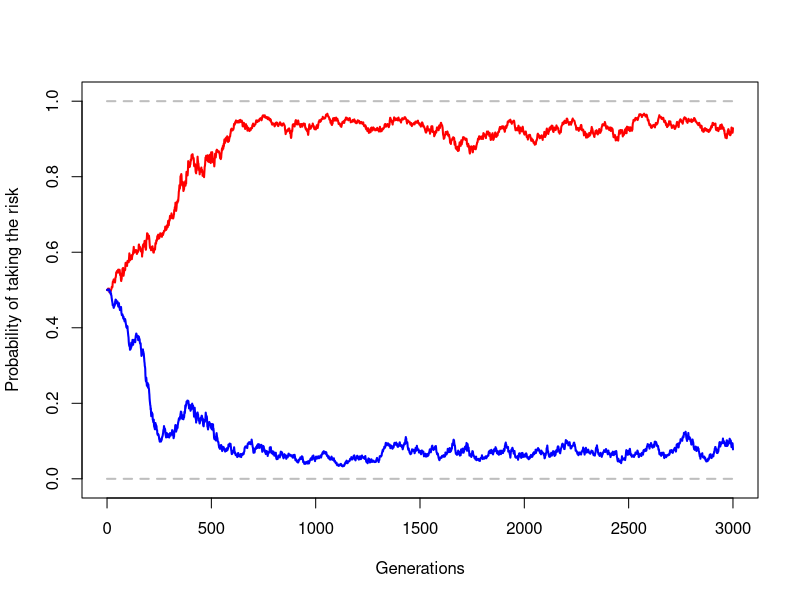

Write the R code that produced this figure.
################################### Exercise sheet 4 ###################################

#rm(list=ls()) # Clear all stored variables.

### Summary of parameters
TF = 3000
Npop = 500

ratio.P = 0.5 # Proportion of high env area
prob.A = 0.5 #Probability of sucess in a risk-taking foraging

fitness = function (resource, env){
  if( env == "high")  return(3*log(1 + resource))
  else return( 0.25*(exp(resource) - 1) )
}

resource = function(xH, xL, env){
  if( env == "low")  ifelse(rbinom(1, 1, xL), rbinom(1,1,prob.A)/prob.A, 1)
  else ifelse(rbinom(1, 1, xH), rbinom(1,1,prob.A)/prob.A, 1)
}

mutation = function(p){
  pp = p + rnorm(1, 0, 0.01) # Adds a mutation
  if(pp > 1) return(1)
  if(pp < 0) return(0)
  else return(pp)
}
  

xH = rep(0.5, Npop) # Probability of risk-proneness in high condition enviroments
xL = rep(0.5, Npop) # Probability of risk-proneness in low condition enviroments
env = sample(c("high", "low"), Npop, prob=c(ratio.P, 1-ratio.P), replace = T) #Enviroment of each individual 


# Vectors to save statistics
gens    = c(0)
xL.mean = c(mean(xL))
xH.mean = c(mean(xH))

for (time in seq(1,TF)) {
  
  # Calculates the number of resources a individual gets
  r.i = mapply(resource, xH, xL, env)
  
  # Calculates the fitness of each individual 
  W.i = mapply(fitness, r.i, env)

  # Sample individuals to replicate
  new.idx = sample.int(Npop, Npop, prob=W.i, replace=T) 
  
  xH = sapply(xH[new.idx], mutation)
  xL = sapply(xL[new.idx], mutation)
  
  # Enviroment of each individual
  new.env = sample(c("high", "low"), Npop, prob=c(ratio.P, 1-ratio.P), replace = T)  
  env = new.env
  
  # Measures at each time step
  gens    = append(gens, time )
  xL.mean = append(xL.mean, mean(xL) )
  xH.mean = append(xH.mean, mean(xH) )
}

plot(gens, xL.mean, 'l', col ="red", ylim=c(-0.01,1.01), lwd =2, 
     ylab="Probability of taking the risk", xlab="Generations")
points(gens, xH.mean, 'l', col ="blue", lwd =2)
curve(1+0*x,col ="gray", lty="dashed", lwd =2, add = T)
curve(0+0*x,col ="gray", lty="dashed", lwd =2, add = T)


